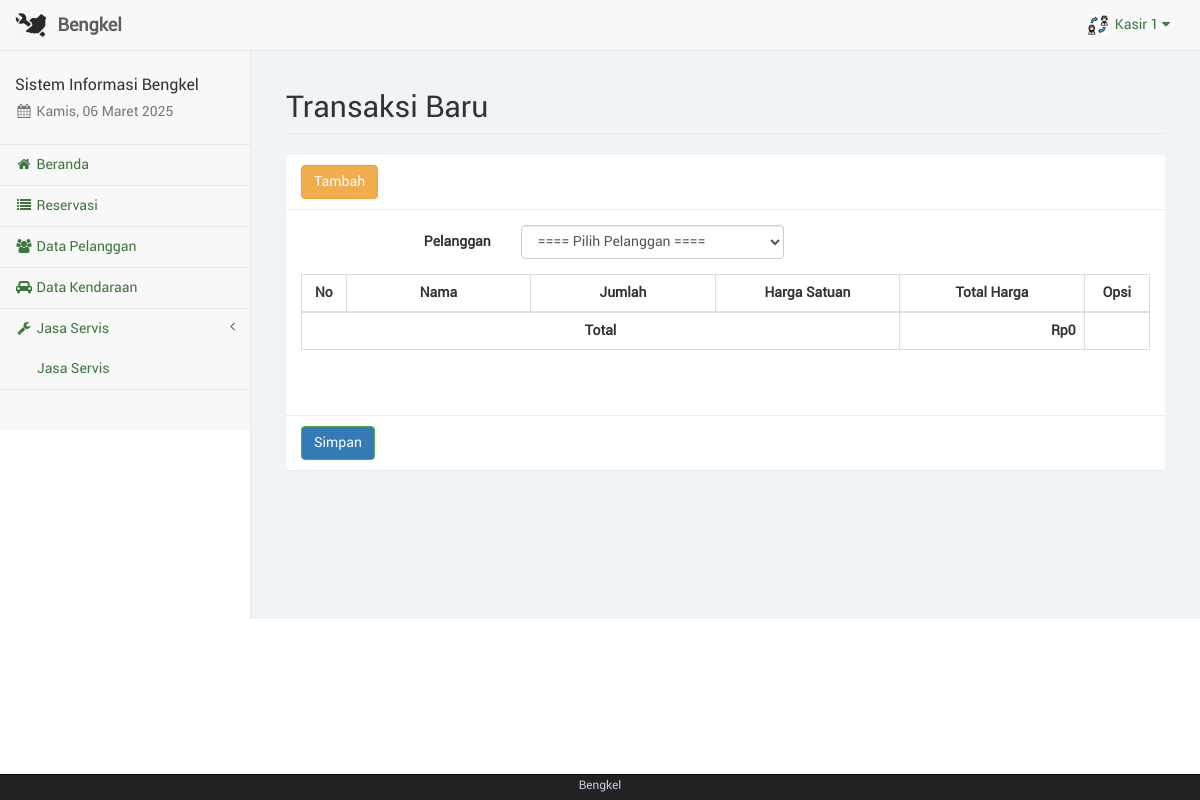
/kasir/trx_baru.php (signed in), run on the app's committed database.
### tables this page shows
CREATE TABLE IF NOT EXISTS `karyawan` (
  `id_karyawan` int NOT NULL AUTO_INCREMENT,
  `nama_karyawan` varchar(50) NOT NULL DEFAULT '0',
  `telp_karyawan` varchar(20) NOT NULL DEFAULT '0',
  `alamat_karyawan` varchar(150) NOT NULL DEFAULT '0',
  `user_karyawan` varchar(50) NOT NULL DEFAULT '0',
  `pass_karyawan` varchar(100) NOT NULL DEFAULT '0',
  `foto_karyawan` text NOT NULL,
  `id_adm` int NOT NULL DEFAULT '0',
  PRIMARY KEY (`id_karyawan`)
);

### kasir/sess_check.php (called while the page is built, shortened)
<?php
	$chk_sess = $_SESSION['kasir'];
	include("dist/config/koneksi.php");
	$sql_sess = "SELECT * FROM karyawan WHERE id_karyawan='". $chk_sess ."'";
	$ress_sess = mysqli_query($conn, $sql_sess);
	$row_sess = mysqli_fetch_array($ress_sess);
	$sess_kasirname = $row_sess['nama_karyawan'];
	$sess_kasirfoto = $row_sess['foto_karyawan'];
?>

### kasir/dist/function/format_rupiah.php (called while the page is built, shortened)
<?php
	function format_rupiah($rp) {
		$jumlah = number_format($rp, 0, ",", ".");
		$rupiah = "Rp". $jumlah;
		return $rupiah;
	}
?>

### kasir/trx_baru.php (the view, shortened to what this page needs)
<?php
	include("sess_check.php");
	$pagedesc = "Transaksi Baru";
	include("layout_top.php");
	include("dist/function/format_rupiah.php");
?>
		<div id="page-wrapper">
            <div class="container-fluid">
                <div class="row">
                    <div class="col-lg-12">
                        <h1 class="page-header">Transaksi Baru</h1>
                    </div>
                </div>
				<div class="row">
					<div class="col-lg-12"><?php include("layout_alert.php"); ?></div>
				</div>
				<div class="row">
					<div class="col-lg-12">
						<div class="panel panel-default">
							<div class="panel-heading">
								<a href="tmp_tambah.php" class="btn btn-warning">Tambah</a>
							</div>
						<form class="form-horizontal" method="POST" enctype="multipart/form-data">
							<div class="panel-body">
									<div class="form-group">
										<label class="control-label col-sm-3">Pelanggan</label>
										<div class="col-sm-4">
											<select name="kon" id="kon" class="form-control" required>
												<option value="">==== Pilih Pelanggan ====</option>
											</select>
										</div>
									</div>
								<table class="table table-striped table-bordered table-hover" id="tabel-data">
									<thead>
										<tr>
											<th width="1%">No</th>
											<th width="10%">Nama</th>
											<th width="10%">Jumlah</th>
											<th width="10%">Harga Satuan</th>
											<th width="10%">Total Harga</th>
											<th width="2%">Opsi</th>
										</tr>
									</thead>
										<?php
											$grand=0;
												echo '<td class="text-center">';?>
									<tfoot>
										<tr>
											<th colspan="4" class="text-center">Total </th>
											<th class="text-right"><?php echo format_rupiah($grand);?></th>
											<th class="text-center"> </th>
										</tr>
									</tfoot>
								</table>
							</div>
								<div class="panel-body">
								</div>
								<div class="panel-footer">
									<button type="submit" name="simpan" class="btn btn-success">Simpan</button>
								</div>
						</form>
						</div>
					</div>
				</div>
            </div>
        </div>
<?php
	include("layout_bottom.php");
?>

### kasir/layout_top.php (shortened to what this page needs)
<?php
$haries = array("Sunday" => "Minggu", "Monday" => "Senin", "Tuesday" => "Selasa", "Wednesday" => "Rabu", "Thursday" => "Kamis", "Friday" => "Jum'at", "Saturday" => "Sabtu");
$bulans = array("", "Januari", "Februari", "Maret", "April", "Mei", "Juni", "Juli", "Agustus", "September", "Oktober", "November", "Desember");
$hari_ini = $haries[date("l")];
$bulan_ini = $bulans[date("n")];
$tanggal = date("d");
$tahun = date("Y");
?>
<!DOCTYPE html>
<html lang="en">
<head>
	<link href="libs/bootstrap/dist/css/bootstrap.min.css" rel="stylesheet">
	<link href="libs/metisMenu/dist/metisMenu.min.css" rel="stylesheet">
	<link href="libs/datatables-plugins/integration/bootstrap/3/dataTables.bootstrap.css" rel="stylesheet">
	<link href="libs/datatables-responsive/css/dataTables.responsive.css" rel="stylesheet">
	<link href="dist/css/sb-admin-2.css" rel="stylesheet">
	<link href="dist/css/offline-font.css" rel="stylesheet">
	<link href="dist/css/custom.css" rel="stylesheet">
	<link href="libs/font-awesome/css/font-awesome.min.css" rel="stylesheet" type="text/css">
</head>
<body>
	<div id="wrapper">
		<nav class="navbar navbar-default navbar-static-top" role="navigation" style="margin-bottom: 0">
			<div class="navbar-header">
				<a class="navbar-brand hidden-xs" href="index.php">
					<img src="foto/logo.png" alt="brand" width="32" class="float-left image-brand">
					<div class="float-right">&nbsp;<strong>Bengkel</strong></div>
				</a>
			</div>
			<ul class="nav navbar-top-links navbar-right">
				<li class="dropdown dropdown-right">
					<a class="dropdown-toggle" data-toggle="dropdown" href="#">
						<img src="../foto/<?php echo $sess_kasirfoto; ?>" width="20px" height="20px" padding="0px">&nbsp;&nbsp;<?php echo ucfirst($sess_kasirname); ?>&nbsp;<i class="fa fa-caret-down"></i>
					</a>
				</li>
			</ul>
			<div class="navbar-default sidebar" role="navigation">
				<div class="sidebar-nav navbar-collapse">
					<ul class="nav" id="side-menu">
						<li class="sidebar-search">
							<h4>Sistem Informasi Bengkel</h4>
							<h5 class="text-muted"><i class="fa fa-calendar fa-fw"></i>&nbsp;<?php echo $hari_ini . ", " . $tanggal . " " . $bulan_ini . " " . $tahun ?></h5>
						</li>
						<?php
						if ($pagedesc == "Beranda") {
							echo '<li><a href="index.php" class="active"><i class="fa fa-home fa-fw"></i>&nbsp;Beranda</a></li>';
						} else {
							echo '<li><a href="index.php"><i class="fa fa-home fa-fw"></i>&nbsp;Beranda</a></li>';
						}
						if ($pagedesc == "Reservation") {
							echo '<li><a href="reservation.php" class="active"><i class="fa fa-list fa-fw"></i>&nbsp;Reservasi</a></li>';
						} else {
							echo '<li><a href="reservation.php"><i class="fa fa-list fa-fw"></i>&nbsp;Reservasi</a></li>';
						}
						if ($pagedesc == "Data Pelanggan") {
							echo '<li><a href="konsumen.php" class="active"><i class="fa fa-users fa-fw"></i>&nbsp;Data Pelanggan</a></li>';
						} else {
							echo '<li><a href="konsumen.php"><i class="fa fa-users fa-fw"></i>&nbsp;Data Pelanggan</a></li>';
						}
						if ($pagedesc == "Data Kendaraan") {
							echo '<li><a href="kendaraan.php" class="active"><i class="fa fa-car fa-fw"></i>&nbsp;Data Kendaraan</a></li>';
						} else {
							echo '<li><a href="kendaraan.php"><i class="fa fa-car fa-fw"></i>&nbsp;Data Kendaraan</a></li>';
						}
						?>
						<?php
						if (isset($menuparent) && $menuparent == "jasa_servis") {
							echo '<li class="active">';
						} else {
							echo '<li>';
						}
						?>
						<a href="#"><i class="fa fa-wrench fa-fw"></i>&nbsp;Jasa Servis<span class="fa arrow"></span></a>
						<ul class="nav nav-second-level">
							<?php
							if ($pagedesc == "Jasa Servis") {
								echo '<li><a href="jasa.php" class="active">Jasa Servis</a></li>';
							} else {
								echo '<li><a href="jasa.php">Jasa Servis</a></li>';
							}
							?>
						</ul>
						</li>
					</ul>
				</div>
			</div>
		</nav>

### data on the page
karyawan: foto_karyawan (picture), nama_karyawan "Kasir 1"

### other printed values
format_rupiah($grand) "Rp0"
